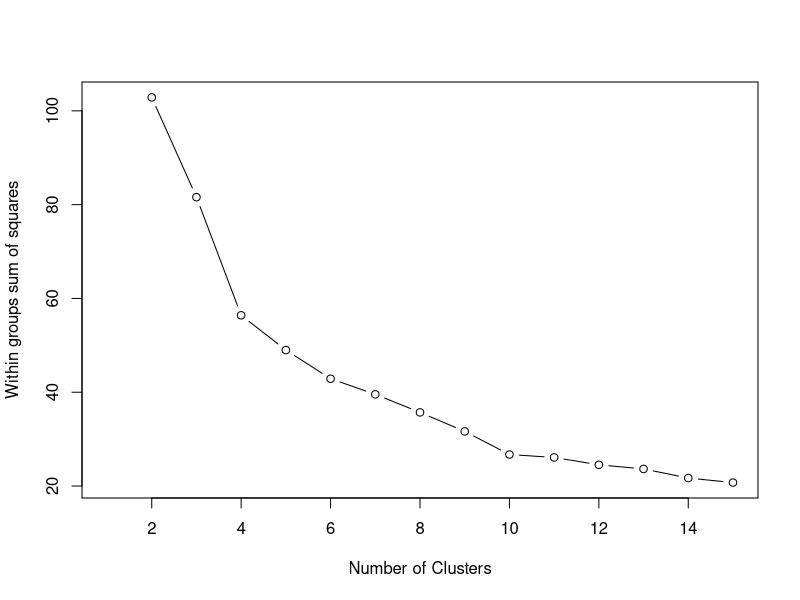
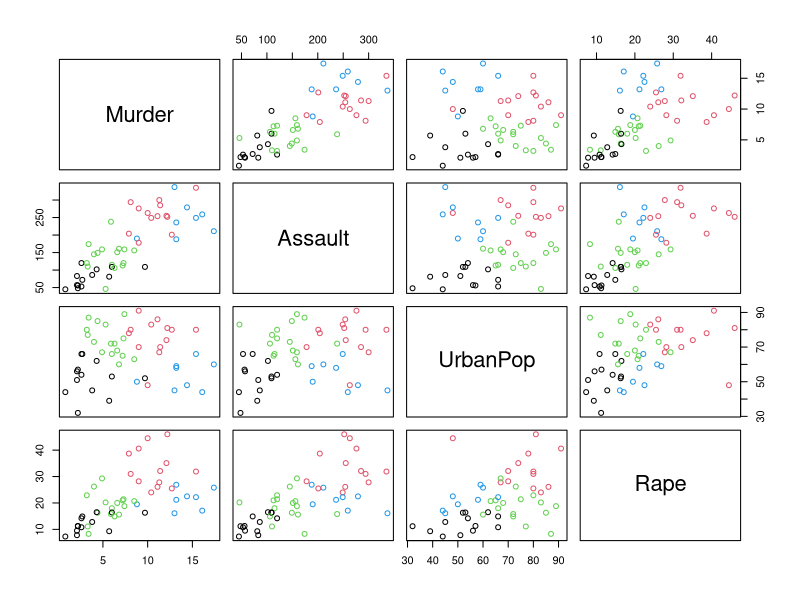
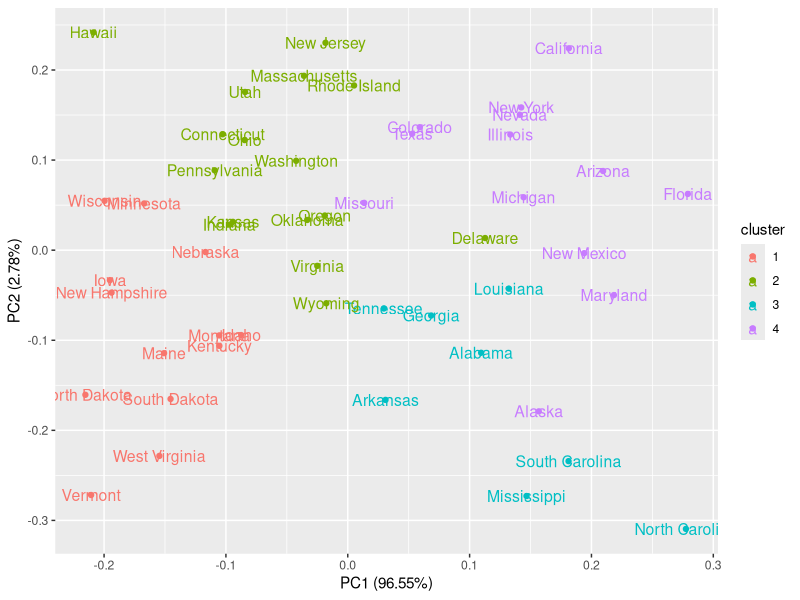

R code for these plots, in order:
data("USArrests")
head(USArrests)

#### Scaling 
USArrestsscaled<-scale(USArrests)
################# K-means ####################
k4<-kmeans(USArrestsscaled, centers=4)
k4$tot.withinss

k5<-kmeans(USArrestsscaled, centers=5)
k5$tot.withinss

k6<-kmeans(USArrestsscaled, centers=6)
k6$tot.withinss

# Plot function for within groups sum of squares by number of clusters
wssplot <- function(data, nc=15, seed2=1234) {
  wss <- array(dim=c(nc))
  for (i in 2:nc){
    set.seed(seed2)
    km <- kmeans(data, centers=i)
    wss[i] <- km$tot.withinss
  }
  plot(1:nc, wss, type="b", xlab="Number of Clusters",
       ylab="Within groups sum of squares")
}

wssplot(USArrestsscaled)

k4<-kmeans(USArrestsscaled, centers=4)

k4clust <- data.frame(USArrests , k4$cluster)

pairs(USArrests,col= k4$cluster)

library(ggfortify)
autoplot(kmeans(USArrestsscaled, 4), data = USArrests,
         label = TRUE, label.size = 4)
